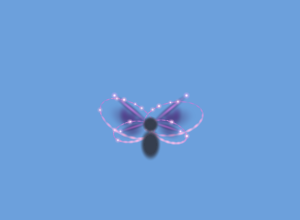
#> input picture research/wings_v613/mock_v613_AnilloFotones.png, 300 x 220 px, given in place of referencia.png, which was not available
$ python extract_olvido_v6.py
#> lines starting #> are read from the running program, lines starting #| are printed output that depends on the picture; after the words box and inside, x2 and y2 are one past the last pixel; in counts of white or black regions, pixels touching at a corner belong together; pictures that were not available may be replaced by others from this repository, and a replacement may not be noted
#!/usr/bin/env python3
"""
extract_olvido_v4.py — Extracción v4 del Agujero Negro del Olvido.

Claves v4:
  · RGB muestreado BILINEAL desde la referencia (sin bloques).
  · Máscara de plasma SUAVE (gaussiana en espacio fuente) -> bordes antialias.
  · Color extendido por EDT fuera de la máscara (sin franjas oscuras al bilinear).
  · Personaje = SOLO colores equilibrados (plata/máscara/cuernos). Los rojos y
    magentas del arte (brazos, rayos, resplandor de corona) quedan incluidos.
  · Esfera supersampleada x4.
"""
import numpy as np
from PIL import Image, ImageFilter
from scipy import ndimage
import json

SRC = 'referencia.png'
CX, CY, R = 495.0, 224.0, 34.0
RMAX = 7.8
TEX_VORTEX = 1024
TEX_SPHERE = 160
TEX_HALO = 256
TEX_WISP = 512

im = Image.open(SRC).convert('RGB')
#> im is the input picture: PIL image 300x220 RGB; mean R, G, B 108.3, 158.2, 218
a = np.array(im).astype(np.float32)
H, W = a.shape[:2]
#> H = 220; W = 300
r_, g_, b_ = a[..., 0], a[..., 1], a[..., 2]
lum = 0.299*r_ + 0.587*g_ + 0.114*b_
sat = np.maximum(np.maximum(r_, g_), b_) - np.minimum(np.minimum(r_, g_), b_)
yy, xx = np.mgrid[0:H, 0:W]
rho = np.sqrt((xx-CX)**2 + (yy-CY)**2)

# ---------------- 1. PLASMA ----------------
magenta = (r_ > 1.85*g_) & (b_ > 0.22*r_) & (lum > 40)
#> magenta: shape (220, 300) bool; every value is 0
redp = (r_ > 1.7*g_) & (b_ < 0.22*r_) & (lum > 50) & (rho < RMAX*R)   # rojos/naranjas del arte
white = (r_ > 195) & (g_ > 150) & (b_ > 150)
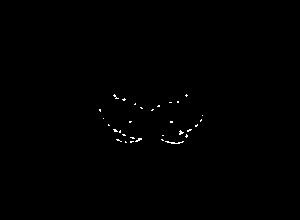
#> white: shape (220, 300) bool; 0.3% white in thin lines or dots, all inside (x1, y1, x2, y2) = (99, 94, 203, 144)
ring_zone = (rho > 1.0*R) & (rho < 2.4*R)
web = magenta & ring_zone
white_hot = white & (rho > 0.95*R) & (rho < 2.45*R) & ndimage.binary_dilation(web, iterations=3)
pink = (r_ > 1.5*g_) & (b_ > 0.35*r_) & (b_ < 0.95*r_) & (lum > 80)
pink_ring = pink & (rho > 0.95*R) & (rho < 2.6*R)

orange = (r_ > 1.1*g_) & (g_ > 95) & (b_ < 0.55*r_) & (lum > 95) & (rho < 3.6*R)
hole_core = magenta | redp | white_hot | pink_ring | orange
lab, n = ndimage.label(hole_core)
#> lab: shape (220, 300) int32; every value is 0
#> n = 0
web_labels = set(np.unique(lab[web]).tolist()) - {0}
#> web_labels = 0 items
keep = np.zeros(n + 1, bool)
#> keep = [False]
for L in web_labels:
    keep[L] = True
#> this loop made 0 passes
bigd = ndimage.binary_dilation((lab > 0) & keep[lab], iterations=22)
for L in set(np.unique(lab[bigd & hole_core]).tolist()) - {0}:
    keep[L] = True
hole_mask = keep[lab]

# ---------------- 2. PERSONAJE: SOLO equilibrados ----------------
balanced = (sat < 46) & (lum > 22) & (rho > 1.06*R) & (rho < (RMAX + 1.2)*R)
charmask = ndimage.binary_dilation(balanced, iterations=1)
hole_bin = hole_mask & ~charmask
hole_bin = ndimage.binary_closing(hole_bin, structure=np.ones((3, 3)), iterations=2)
lab2, n2 = ndimage.label(hole_bin)
#> n2 = 0
if n2:
    sizes2 = ndimage.sum(hole_bin, lab2, range(1, n2 + 1))
    for L in range(1, n2 + 1):
        if sizes2[L-1] < 8:
            hole_bin[lab2 == L] = False
print(f"[1-2] plasma v5: {hole_bin.sum()} px (personaje equilibrado excluido: {charmask.sum()})")
#| [1-2] plasma v5: 0 px (personaje equilibrado excluido: 0)

# ---------------- 3. MÁSCARA SUAVE + RGB EXTENDIDO ----------------
hole_soft = ndimage.gaussian_filter(hole_bin.astype(np.float32), 1.15)
hole_soft = np.where(ndimage.binary_dilation(hole_bin, iterations=4), hole_soft, 0.0)
# extender color: fuera de la máscara, el RGB toma el color del plasma más cercano
D, IND = ndimage.distance_transform_edt(~hole_bin, return_indices=True)
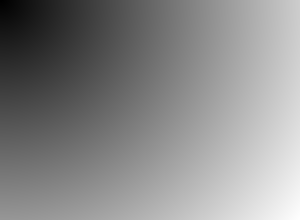
#> D: shape (220, 300) float64; min 1, max 371.2, mean 200.3; drawn with min black and max white
rgb_ext = a.copy()
outside = D <= 4
#> outside: shape (220, 300) bool; 0.02% white; 1 white region (1 under 20 px)
rgb_ext[outside] = a[IND[0][outside], IND[1][outside]]

# ---------------- 4. INPAINTING del personaje (polar, solo huecos ocultos) ----------------
NR, NA = 220, 1080
rr = np.linspace(0.9*R, RMAX*R, NR)
aa = np.radians(np.linspace(0, 360, NA, endpoint=False))
AX = CX + np.cos(aa)[None, :]*rr[:, None]
AY = CY - np.sin(aa)[None, :]*rr[:, None]
IX0 = np.clip(AX.astype(int), 0, W-1); IY0 = np.clip(AY.astype(int), 0, H-1)
pol_hole = hole_bin[IY0, IX0]
#> pol_hole: shape (220, 1080) bool; every value is 0
pol_char = charmask[IY0, IX0]
pol_rgb = a[IY0, IX0]
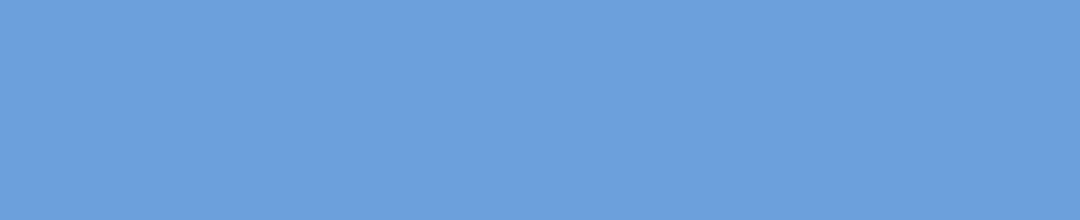
#> pol_rgb: shape (220, 1080, 3) float32; mean R, G, B 108, 160, 220
recon_rgb = pol_rgb.copy()
recon_hole = pol_hole.copy()
k = np.hanning(25); k /= k.sum()
for i in range(NR):
    if rr[i] < 1.05*R:
        continue
    clean = pol_hole[i]
    occluded = pol_char[i] & ~clean
    if not clean.any() or not occluded.any():
        continue
    pres = clean.astype(float)
    pres_s = np.convolve(np.concatenate([pres[-12:], pres, pres[:12]]), k, 'same')[12:-12]
    need = occluded & (pres_s > 0.30)
    for j in np.where(need)[0]:
        bl = br = None
        for d in range(1, 140):
            if bl is None and clean[(j-d) % NA]:
                bl = pol_rgb[i, (j-d) % NA]
            if br is None and clean[(j+d) % NA]:
                br = pol_rgb[i, (j+d) % NA]
            if bl is not None and br is not None:
                break
        if bl is not None and br is not None:
            recon_rgb[i, j] = 0.5*(bl+br)
        elif bl is not None:
            recon_rgb[i, j] = bl
        elif br is not None:
            recon_rgb[i, j] = br
        else:
            continue
        recon_hole[i, j] = True
print(f"[3] inpainting: {int((recon_hole & ~pol_hole).sum())} celdas")
#| [3] inpainting: 0 celdas

# campo reconstruido suave para texels ocultos
recon_soft = ndimage.gaussian_filter(recon_hole.astype(np.float32), (1.5, 2.0))
#> recon_soft: shape (220, 1080) float32; every value is 0

def polar_bil(RR, TH_deg):
    ti = np.clip((RR - rr[0])/(rr[-1]-rr[0])*(NR-1), 0, NR-1.001)
    tj = (TH_deg % 360)/360*NA
    i0 = ti.astype(int); j0 = tj.astype(int) % NA
    fi = ti-i0; fj = tj-j0
    i1 = np.minimum(i0+1, NR-1); j1 = (j0+1) % NA
    def bil(F):
        v00 = F[i0, j0]; v01 = F[i0, j1]; v10 = F[i1, j0]; v11 = F[i1, j1]
        if F.ndim == 3:
            fi_ = fi[..., None]; fj_ = fj[..., None]
        else:
            fi_ = fi; fj_ = fj
        return v00*(1-fi_)*(1-fj_) + v01*(1-fi_)*fj_ + v10*fi_*(1-fj_) + v11*fi_*fj_
    return bil(recon_rgb), bil(recon_soft)

# ---------------- 5. TEXTURA VORTEX ----------------
size_v = TEX_VORTEX
win = RMAX*R
pxt = (np.arange(size_v) - size_v/2 + 0.5) * (2*win) / size_v
TX = CX + pxt[None, :]*np.ones((size_v, 1))
TY = CY + pxt[:, None]*np.ones((1, size_v))
TR = np.hypot(TX-CX, TY-CY)
TA = np.degrees(np.arctan2(-(TY-CY), TX-CX)) % 360
# bilinear del rgb extendido y la máscara suave
def bilinear_img(field):
    from scipy.ndimage import map_coordinates
    return map_coordinates(field, [TY.ravel(), TX.ravel()], order=1, mode='nearest').reshape(size_v, size_v)
#> returned value: shape (1024, 1024) float32; every value is 108
tex_rgb = np.stack([bilinear_img(rgb_ext[..., c]) for c in range(3)], -1)
#> in bilinear_img (call 2), `return map_coordinates(field, [TY.ravel(), TX.ravel()], order=1, mode=..`: returned value: shape (1024, 1024) float32; every value is 160
#> in bilinear_img (call 3), `return map_coordinates(field, [TY.ravel(), TX.ravel()], order=1, mode=..`: returned value: shape (1024, 1024) float32; every value is 220
tex_a = bilinear_img(hole_soft)
#> in bilinear_img (call 4), `return map_coordinates(field, [TY.ravel(), TX.ravel()], order=1, mode=..`: returned value: shape (1024, 1024) float32; every value is 0
pr_rgb, pr_hole = polar_bil(TR, TA)
#> in bil (call 2), `return v00*(1-fi_)*(1-fj_) + v01*(1-fi_)*fj_ + v10*fi_*(1-fj_) + v11*f..`: returned value: shape (1024, 1024) float64; every value is 0
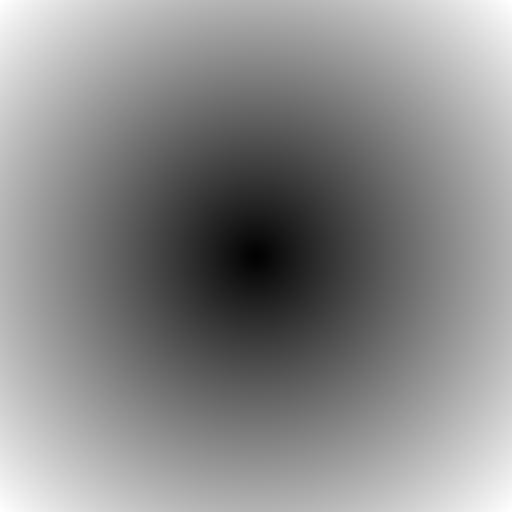
#> TR: shape (1024, 1024) float64 (shown at 1/2 size); min 0.366, max 374.7, mean 202.9; drawn with min black and max white
sel_in = (TR >= 1.02*R) & (TR <= RMAX*R)
#> sel_in: shape (1024, 1024) bool; 77.2% white; 5 black regions, box (x1, y1, x2, y2) and area: (0, 0, 489, 489) 56246, (535, 0, 1024, 489) 56246, (0, 535, 489, 1024) 56246, (535, 535, 1024, 1024) 56246, (445, 445, 579, 579) 14092
direct = bilinear_img(hole_bin.astype(np.float32))
use_recon = sel_in & (direct < 0.35) & (pr_hole > 0.45)
#> use_recon: shape (1024, 1024) bool; every value is 0
tex_rgb[use_recon] = pr_rgb[use_recon]
tex_a = np.where(use_recon, np.maximum(tex_a, pr_hole), tex_a)
# v5: neblina atmosferica — banda suave y ancha alrededor del plasma
haze_bin = ndimage.gaussian_filter(bilinear_img(hole_bin.astype(np.float32)), 9.0)
# v5: color difuso para la neblina
rgb_blur = np.stack([ndimage.gaussian_filter(tex_rgb[..., c], 7.0) for c in range(3)], -1)
core_a = bilinear_img(hole_soft)
tex_rgb = np.where((tex_a > core_a + 0.02)[..., None] & (haze_bin > core_a)[..., None], rgb_blur, tex_rgb)

tex_a = np.clip(tex_a + 0.34*haze_bin*(haze_bin < 0.75), 0, 1)
tex_a *= np.clip((RMAX*R - TR)/(0.5*R), 0, 1)
tex_a *= sel_in | (TR < 1.02*R)*0
print(f"[5] vortex: {int((tex_a>0.05).sum())} texels activos, recon={int(use_recon.sum())}")
#| [5] vortex: 0 texels activos, recon=0

# ---------------- 6. ESFERA ----------------
SS = 4
THR = TEX_SPHERE*SS
sph_hr = np.zeros((THR, THR, 4), np.float32)
pxs = (np.arange(THR) - THR/2 + 0.5) * (2*1.05*R) / THR
SX = CX + pxs[None, :]*np.ones((THR, 1))
SY = CY + pxs[:, None]*np.ones((1, THR))
SR = np.hypot(SX-CX, SY-CY)
sph_hr[..., 0] = 2; sph_hr[..., 1] = 1; sph_hr[..., 2] = 4
sph_hr[..., 3] = np.clip((R*1.008 - SR)/(0.016*R), 0, 1)
sub_fil = (b_ > r_*0.75) & (b_ > 55)
#> sub_fil: shape (220, 300) bool; every value is 1
IXS = np.clip(np.round(SX).astype(int), 0, W-1)
IYS = np.clip(np.round(SY).astype(int), 0, H-1)
fm = sub_fil[IYS, IXS] & (SR < 0.96*R)
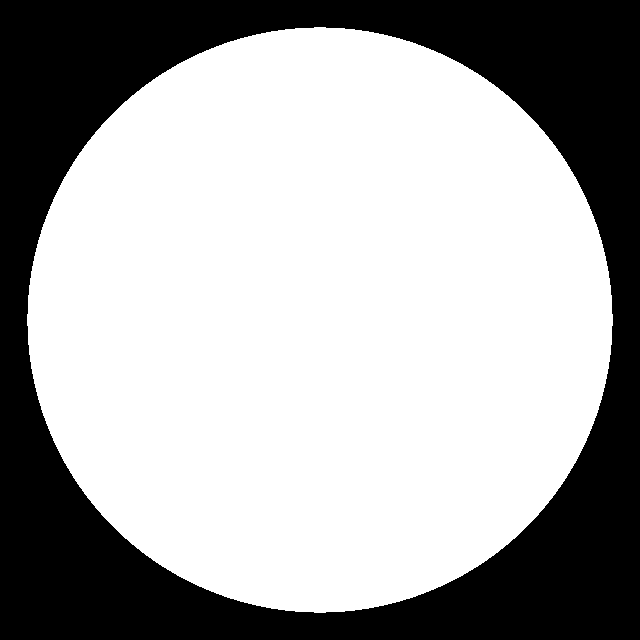
#> fm: shape (640, 640) bool; 65.6% white; 1 black region, box (x1, y1, x2, y2) and area: (0, 0, 640, 640) 140716
if fm.sum() > 10:
    fcol = a[IYS, IXS] * fm[..., None]
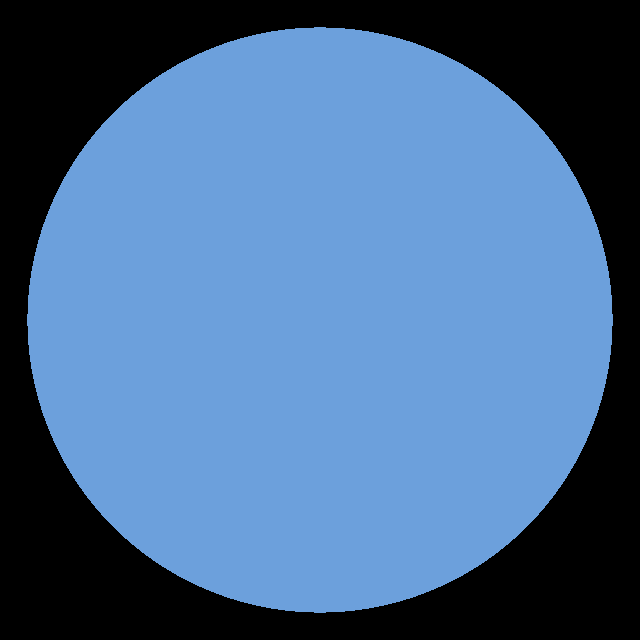
#> fcol: shape (640, 640, 3) float32; mean R, G, B 70.9, 105, 144.4
    sph_hr[..., :3] = np.where(fm[..., None], fcol*0.45 + np.array([10, 2, 20]), sph_hr[..., :3])
    sph_hr[..., 3] = np.maximum(sph_hr[..., 3], fm*0.55)
sph_hr[..., :3] = np.array(Image.fromarray(np.clip(sph_hr[..., :3], 0, 255).astype(np.uint8)).filter(ImageFilter.GaussianBlur(3)))
sph_hr[..., 3] = ndimage.gaussian_filter(sph_hr[..., 3], 2.4)
#> sph_hr: shape (640, 640, 4) float32; mean R, G, B, A 38.8, 48.8, 79.8, 0.7
sph = np.array(Image.fromarray(np.clip(sph_hr, 0, 255).astype(np.uint8)).resize((TEX_SPHERE, TEX_SPHERE), Image.LANCZOS)).astype(np.float32)
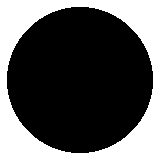
#> sph: shape (160, 160, 4) float32; mean R, G, B, A 0, 0, 0, 0.653; transparent parts drawn white
print(f"[6] esfera lista ({TEX_SPHERE}px)")

# ---------------- 7. HALO / WISPS ----------------
halo_w = hole_bin | ((lum > 19) & (rho < 6.9*R) & (r_ > 1.35*g_) & ~charmask)
halo_blur = ndimage.gaussian_filter(halo_w.astype(np.float32), 20)
halo_rgb = a*halo_blur[..., None]*0.55 + np.array([105, 8, 34])[None, None, :]*halo_blur[..., None]*0.45
#> halo_rgb: shape (220, 300, 3) float64; every value is 0
halo_a = np.clip(halo_blur*2.9, 0, 0.95)
# v6: BLOOM del anillo — plasma brillante difuminado y sumado al halo
bright = (lum > 150) & hole_bin
bright_blur = ndimage.gaussian_filter(bright.astype(np.float32), 16)
bright_col = np.stack([ndimage.gaussian_filter((a[..., c]*bright).astype(np.float32), 16) for c in range(3)], -1)
#> bright_col: shape (220, 300, 3) float32; every value is 0
nz = bright_blur > 0.02
bright_col[nz] /= np.maximum(bright_blur[..., None][nz], 1e-4)/np.maximum(bright_blur[nz], 1e-4)[..., None][:, :, 0][:, :, None][:, 0][:, None][0] if False else 1
# color medio del plasma brillante
mean_col = np.array([a[..., c][bright].mean() for c in range(3)])
#> mean_col = [nan, nan, nan]
halo_rgb = halo_rgb + bright_blur[..., None]*mean_col[None, None, :]*0.85
#> halo_rgb: shape (220, 300, 3) float64; every value is NaN or infinite
halo_a = np.clip(halo_a + bright_blur*0.75, 0, 1)
wisp_mask = hole_bin & (rho > 4.4*R)

def sample_grid(tex_size, radius_px, rgb_field, alpha_field):
#> called with tex_size = 256, radius_px = 265.2
    pxt = (np.arange(tex_size) - tex_size/2 + 0.5) * (2*radius_px) / tex_size
    GX = CX + pxt[None, :]*np.ones((tex_size, 1))
    GY = CY + pxt[:, None]*np.ones((1, tex_size))
    from scipy.ndimage import map_coordinates
    rg = np.stack([map_coordinates(rgb_field[..., c], [GY.ravel(), GX.ravel()], order=1, mode='nearest').reshape(tex_size, tex_size) for c in range(3)], -1)
#> rg: shape (256, 256, 3) float64; every value is NaN or infinite
    al = map_coordinates(alpha_field, [GY.ravel(), GX.ravel()], order=1, mode='nearest').reshape(tex_size, tex_size)
#> al: shape (256, 256) float32; every value is 0
    return np.dstack([rg, al])
#> returned value: shape (256, 256, 4) float64; 75% of the values are NaN or infinite; the others: min 0, max 0, mean 0

halo_tex = sample_grid(TEX_HALO, RMAX*R*1.0, halo_rgb, halo_a)
wisp_tex = sample_grid(TEX_WISP, RMAX*R, a*wisp_mask[..., None], wisp_mask.astype(np.float32))
#> in sample_grid (call 2), `rg = np.stack([map_coordinates(rgb_field[..., c], [GY.ravel(), GX.rave..`: rg: shape (512, 512, 3) float32; every value is 0
#> in sample_grid (call 2), `al = map_coordinates(alpha_field, [GY.ravel(), GX.ravel()], order=1, m..`: al: shape (512, 512) float32; every value is 0
#> in sample_grid (call 2), `return np.dstack([rg, al])`: returned value: shape (512, 512, 4) float32; every value is 0

# ---------------- 8. GUARDAR + PREVIEW ----------------
def save_rgba(arr, path):
#> called with path = 'draft_vortex.png'
    Image.fromarray(np.clip(arr, 0, 255).astype(np.uint8)).save(path)

save_rgba(np.dstack([tex_rgb, tex_a*255]), 'draft_vortex.png')
Image.fromarray((charmask*255).astype(np.uint8)).save('draft_charmask.png')
save_rgba(sph, 'draft_sphere.png')
save_rgba(halo_tex, 'draft_halo.png')
save_rgba(wisp_tex, 'draft_wisp.png')

bg = np.full((size_v, size_v, 3), 10.0)
halo_up = np.array(Image.fromarray(np.clip(halo_tex, 0, 255).astype(np.uint8)).resize((size_v, size_v), Image.BILINEAR)).astype(np.float32)
#> halo_up: shape (1024, 1024, 4) float32; every value is 0
comp = bg + halo_up[..., :3]*(halo_up[..., 3:]/255)
#> comp: shape (1024, 1024, 3) float64; every value is 10
comp = comp + tex_rgb*tex_a[..., None]
sphsz = int(round(size_v*1.05*R/win))
sp_up = np.array(Image.fromarray(np.clip(sph, 0, 255).astype(np.uint8)).resize((sphsz, sphsz), Image.BILINEAR)).astype(np.float32)
s0 = (size_v - sphsz)//2
reg = comp[s0:s0+sphsz, s0:s0+sphsz]
#> reg: shape (138, 138, 3) float64; every value is 10
al = (sp_up[..., 3:]/255)
comp[s0:s0+sphsz, s0:s0+sphsz] = reg*(1-al) + sp_up[..., :3]*al
prev = Image.fromarray(np.clip(comp, 0, 255).astype(np.uint8))
prev.save('preview_olvido_dark.png')

ref = Image.open(SRC).convert('RGB')
refc = ref.crop((int(CX-win), int(CY-win), int(CX+win), int(CY+win)))
side = Image.new('RGB', (refc.width*2+16, refc.height), (25, 25, 25))
side.paste(refc, (0, 0))
side.paste(prev.resize(refc.size, Image.LANCZOS), (refc.width+16, 0))
side.save('compare_r7.png')

refa = np.array(refc).astype(np.float32)
compd = np.array(prev.resize(refc.size, Image.LANCZOS)).astype(np.float32)
diff = np.abs(refa - compd).mean()
#> diff = 17.91
mask_any = (refa.max(axis=2) > 30) | (compd.max(axis=2) > 30)
diff_m = np.abs(refa - compd)[mask_any].mean() if mask_any.any() else 0
#> diff_m = 152.7
print(f"[8] EMA total={diff:.1f}/255  EMA activas={diff_m:.1f}/255")
#| [8] EMA total=17.9/255  EMA activas=152.7/255
json.dump({'cx': CX, 'cy': CY, 'R': R, 'RMAX': RMAX, 'EMA': float(diff)}, open('geom.json', 'w'), indent=1)
